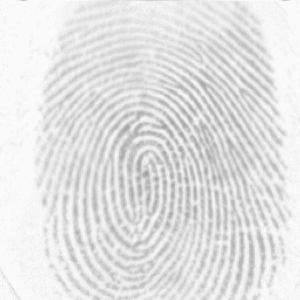
#> input picture images/set1_2.tif, 300 x 300 px, found by its file name
$ python fingerprint_analysis.py
#> lines starting #> are read from the running program, lines starting #| are printed output that depends on the picture; after the words box and inside, x2 and y2 are one past the last pixel; in counts of white or black regions, pixels touching at a corner belong together
#!/usr/bin/env python3
# -*- coding: utf-8 -*-
"""
Created on Tue Nov  1 14:02:22 2022

@author: rhysjordan
"""

import numpy as np
import matplotlib.pyplot as plt
import cv2 as cv
import skimage
import skimage.morphology as morph

from skimage.morphology import skeletonize as skeletonize


def check_channels(img):
    if len(img.shape) > 2:
        img = cv.cvtColor(img, cv.COLOR_BGR2GRAY) # cv version, value range is (0,255) instead of (0,1)

    return img


def greyscale(image):
    """ Converts pixel values of target image to greyscale by means of quadrature.
    """
    r,g,b = image[:,:,0], image[:,:,1], image[:,:,2]
    greyImg = np.sqrt(r.astype(float)**2 + g.astype(float)**2 + b.astype(float)**2)
    greyImg = greyImg/np.max(greyImg)

    return greyImg


def normalisation(image):
    """_summary_
    Args:
        image (arr): 2D array containing the greyscale pixel values of target image
    """
    mean = np.sum(image) / np.size(image)
    variance = np.sum((image - mean)**2) / np.size(image)

    desired_mean = 150
    desired_variance = 50

    normalised_image = np.where(image > mean, (desired_mean + np.sqrt(desired_variance*(image-mean)**2 / variance)), \
                                (desired_mean - np.sqrt(desired_variance*(image-mean)**2 / variance)))

    return normalised_image


def block_stack(arr, block_height, block_width):
    """
    Strips image array into blocks, storing the blocks in a stack.
    Returns an array of blocks shaped (n, block_height, block_width).
    """
    arr_height, _ = arr.shape
    return (arr.reshape(arr_height//block_height, block_height, -1, block_width)
               .swapaxes(1,2)
               .reshape(-1, block_height, block_width))


def unblockify(arr, image_height, image_width):
    """
    Reshapes a block stack (from block_stack()) of shape
    (n, block_height, block_width) into a 2D array of
    shape (image_height, image_width)
    """
    _, nrows, ncols = arr.shape
    return (arr.reshape(image_height//nrows, -1, nrows, ncols)
               .swapaxes(1,2)
               .reshape(image_height, image_width))


def segmentation(image, width=24):

    block_array = block_stack(image, width, width)

    mean_array = []
    variance_array = []
    for block in block_array:
        block_mean = np.mean(block)
        block_var = np.sum((block - block_mean)**2) / np.size(block)

        mean_array.append(block_mean)
        variance_array.append(block_var)


    global_block_mean = np.mean(mean_array)
    global_block_var = np.mean(variance_array)

    background_blocks1 = []
    background_blocks2 = []
    for index, block in enumerate(block_array):
        if (mean_array[index] < global_block_mean):
            background_blocks1.append(block)
    relative_mean = np.mean(background_blocks1)

    for index, block in enumerate(block_array):
        if (variance_array[index] < global_block_var):
            background_blocks2.append(block)
    relative_var = np.mean(background_blocks2)


    for index, block in enumerate(block_array):
        if (mean_array[index] > relative_mean) and (variance_array[index] < relative_var):
            block_array[index] = block_array[index] * 0

    segemented_image = unblockify(block_array, image.shape[0], image.shape[1])

    return segemented_image


def orient(image, width=6):

    # Computing gradient
    grad_x_sq_array = np.zeros((image.shape[0], image.shape[1]))
    grad_y_sq_array = np.zeros((image.shape[0], image.shape[1]))

    for row in range(1, image.shape[0]-1):
        for col in range(1, image.shape[1]-1):
            grad_x = (image[row+1, col] - image[row-1, col]) / 2
            grad_y = (image[row, col+1] - image[row, col-1]) / 2
            # edgeless_image[row, col] = np.array([grad_x, grad_y])
            grad_x_sq_array[row, col] = grad_x**2 - grad_y**2
            grad_y_sq_array[row, col] = 2*grad_x*grad_y


    block_grad_mean = np.zeros((image.shape[0]/width, image.shape[1]/width))
    for row in range(0, grad_x_sq_array.shape[0], width):
        for col in range(0, grad_x_sq_array.shape[1], width):
            pass


    print('f')


def binarize(image, thresh=127, adaptive=False):
    """Basic image thresholding (binarization) using cv2.threshold
    """
    _, thresholded_img = cv.threshold(src=image.astype(np.uint8), thresh=thresh, maxval=255, type=cv.THRESH_BINARY)

    if adaptive:
        image = image.astype(np.uint8)
        thresholded_img = cv.adaptiveThreshold(src=image, maxValue=255, \
            adaptiveMethod=cv.ADAPTIVE_THRESH_GAUSSIAN_C, thresholdType=cv.THRESH_BINARY, \
            blockSize=9, C=1)

    return thresholded_img


def opening(img, size=3):
    img = np.invert(img)
    centre = int(np.ceil(size/2) - 1)
    element = cv.getStructuringElement(cv.MORPH_CROSS, (size, size),
                                    (centre, centre))

    eroded_image = cv.erode(img, element)
    dilated_img = cv.dilate(eroded_image, element)
    final = np.invert(dilated_img)

    return final


def closing(img, size=3):
    img = np.invert(img)
    centre = int(np.ceil(size/2) - 1)
    element = cv.getStructuringElement(cv.MORPH_CROSS, (size, size),
                                    (centre, centre))

    dilated_img = cv.dilate(img, element)
    eroded_image = cv.erode(dilated_img, element)
    final = np.invert(eroded_image)

    return final


def smoothing(img):
    """_summary_
    Args:
        img (_type_): _description_
    Returns:
        _type_: _description_
    """
    final = closing(opening(img)).astype(bool)

    return final

def skeletonise(img):
    img_inv = np.invert(img)
    img_skeleton = skimage.morphology.skeletonize(img_inv)
    img_skeleton = np.invert(img_skeleton)

    return img_skeleton


img1 = plt.imread('set1_2.tif')
#> img1 is the input picture: shape (300, 300); min 159, max 250, mean 227.1
img1_gray = check_channels(img1)

img1_normalised = normalisation(img1_gray)
#> in normalisation, `mean = np.sum(image) / np.size(image)`: mean = 227.1
#> in normalisation, `variance = np.sum((image - mean)**2) / np.size(image)`: variance = 335.8
#> in normalisation, `normalised_image = np.where(image > mean, (desired_mean + np.sqrt(desi..`:
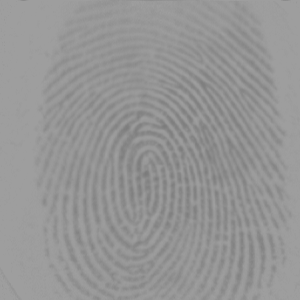
#> normalised_image: shape (300, 300) float64; min 123.7, max 158.8, mean 150

img1_segmented = segmentation(img1_normalised, width=12)
#> the loop in segmentation, `for block in block_array:` made 625 passes
#> (block_mean, block_var) on passes 1 to 3: (158.4, 0.825), (158.2, 7.97), (158.5, 4.92)
#> after the loop in segmentation, `for block in block_array:`: mean_array = 625 values, max 158.8 at index 126, min 138.8 at index 317, mean 150; variance_array = 625 values, max 80.82 at index 240, min 0.0816 at index 126, mean 23.39
#> in segmentation, `global_block_mean = np.mean(mean_array)`: global_block_mean = 150
#> in segmentation, `global_block_var = np.mean(variance_array)`: global_block_var = 23.39
#> after the loop in segmentation, `for index, block in enumerate(block_array):`: background_blocks1 = 362 items
#> in segmentation, `relative_mean = np.mean(background_blocks1)`: relative_mean = 146.3
#> after the loop in segmentation, `for index, block in enumerate(block_array):`: background_blocks2 = 344 items
#> in segmentation, `relative_var = np.mean(background_blocks2)`: relative_var = 153.2
#> in unblockify, `return (arr.reshape(image_height//nrows, -1, nrows, ncols) .swapaxes(1..`:
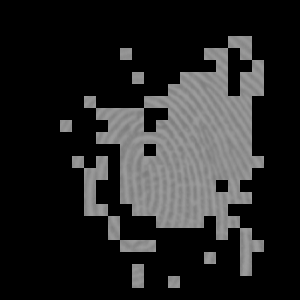
#> returned value: shape (300, 300) float64; min 0, max 158.8, mean 36.4

img1_binary = binarize(img1_normalised, thresh=151)
#> in binarize, `_, thresholded_img = cv.threshold(src=image.astype(np.uint8), thresh=t..`:
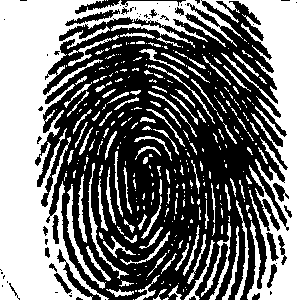
#> thresholded_img: shape (300, 300); 45.7% white; 303 white regions (196 under 20 px), largest, box (x1, y1, x2, y2) and area: (0, 0, 300, 300) 30824, (66, 184, 106, 289) 522, (201, 223, 231, 300) 460
img1_adaptive = binarize(img1_normalised, adaptive=True)
#> call 2 of binarize, with thresh = 127, adaptive = True
#> in binarize (call 2), `_, thresholded_img = cv.threshold(src=image.astype(np.uint8), thresh=t..`:
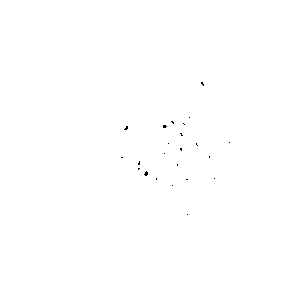
#> thresholded_img: shape (300, 300); 99.9% white; black in thin lines or dots, all inside (x1, y1, x2, y2) = (121, 82, 230, 215)
#> in binarize (call 2), `thresholded_img = cv.adaptiveThreshold(src=image, maxValue=255, \ adap..`: thresholded_img: shape (300, 300); 63.8% white; 1104 black regions (940 under 20 px), largest, box (x1, y1, x2, y2) and area: (37, 59, 266, 289) 1705, (118, 117, 180, 226) 1606, (83, 101, 205, 282) 1374

img1_smoothed = smoothing(img1_adaptive)
#> in opening, `eroded_image = cv.erode(img, element)`: eroded_image: shape (300, 300); 13.2% white in thin lines or dots
#> in opening, `dilated_img = cv.dilate(eroded_image, element)`: dilated_img: shape (300, 300); 29% white; 374 white regions (144 under 20 px), largest, box (x1, y1, x2, y2) and area: (154, 54, 273, 180) 954, (73, 94, 136, 247) 665, (197, 44, 286, 147) 628
#> in closing, `dilated_img = cv.dilate(img, element)`: dilated_img: shape (300, 300); 46.7% white; 146 white regions (56 under 20 px), largest, box (x1, y1, x2, y2) and area: (48, 85, 246, 300) 17866, (51, 59, 278, 300) 5078, (149, 21, 289, 172) 3502
#> in closing, `eroded_image = cv.erode(dilated_img, element)`:
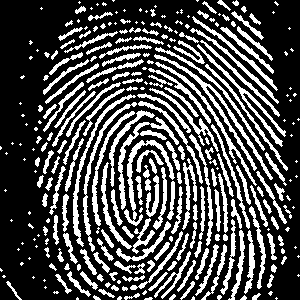
#> eroded_image: shape (300, 300); 29.7% white; 291 white regions (108 under 20 px), largest, box (x1, y1, x2, y2) and area: (154, 54, 273, 180) 959, (124, 140, 175, 226) 682, (73, 94, 136, 247) 669
img1_smoothed_cleaned = morph.remove_small_holes(img1_smoothed,
                                                 area_threshold=15,
                                                 connectivity=5)
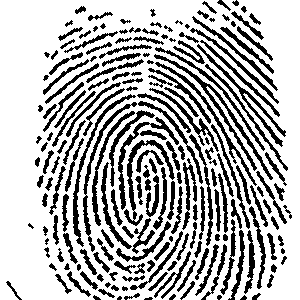
#> img1_smoothed_cleaned: shape (300, 300) bool; 71.1% white; 197 black regions (14 under 20 px), largest, box (x1, y1, x2, y2) and area: (154, 54, 273, 180) 959, (124, 140, 175, 226) 682, (73, 94, 136, 247) 669

img1_skeletonised = skeletonise(img1_smoothed_cleaned) # Uses Zhang method
#> in skeletonise, `img_skeleton = skimage.morphology.skeletonize(img_inv)`:
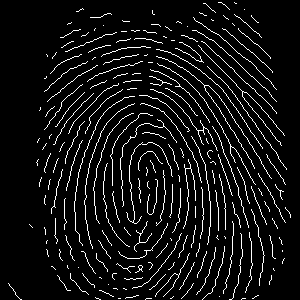
#> img_skeleton: shape (300, 300) bool; 7% white in thin lines or dots
#> in skeletonise, `img_skeleton = np.invert(img_skeleton)`: img_skeleton: shape (300, 300) bool; 93% white; black in thin lines or dots

# Plotting operations
fig = plt.figure(figsize=(7,7))
ax = fig.add_subplot(331)
ax_gray = fig.add_subplot(332)
ax_norm = fig.add_subplot(333)
ax_segment = fig.add_subplot(334)
ax_glob_thresh = fig.add_subplot(335)
ax_adaptive_thresh = fig.add_subplot(336)
ax_smoothed = fig.add_subplot(337)
ax_skeleton = fig.add_subplot(338)
ax.axis('off')
ax.set_title('Original')

ax_gray.axis('off')
ax_gray.set_title('Greyscale')

ax_norm.axis('off')
ax_norm.set_title('Normalised')

ax_segment.axis('off')
ax_segment.set_title('Segemented')

ax_glob_thresh.axis('off')
ax_glob_thresh.set_title('Global Thresholding', fontsize=10)

ax_adaptive_thresh.axis('off')
ax_adaptive_thresh.set_title('Adaptive Thresholding \n (Gaussian Method)', fontsize=10)

ax_smoothed.axis('off')
ax_smoothed.set_title('Smoothed')

ax_skeleton.axis('off')
ax_skeleton.set_title('Skeletonised')

ax.imshow(img1, cmap='gray')
ax_gray.imshow(img1_gray, cmap='gray')
ax_norm.imshow(img1_normalised, cmap='gray')
ax_segment.imshow(img1_segmented, cmap='gray')
ax_glob_thresh.imshow(img1_binary, cmap='gray')
ax_adaptive_thresh.imshow(img1_adaptive, cmap='gray')
ax_smoothed.imshow(img1_smoothed_cleaned, cmap='gray')
ax_skeleton.imshow(img1_skeletonised, cmap='gray')

plt.tight_layout()
plt.show()

$ run again, with images/set1_1.tif copied over images/set1_2.tif
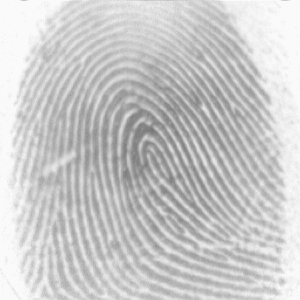
#> input picture images/set1_1.tif, 300 x 300 px, found by its file name
#> img1 is the input picture: shape (300, 300); min 117, max 250, mean 201.8
#> mean = 201.8
#> variance = 845.5
#> the loop in segmentation, `for block in block_array:` made 625 passes
#> (block_mean, block_var) on passes 1 to 3: (161.7, 0.0484), (161.4, 2.55), (161.4, 2.65)
#> after the loop in segmentation, `for block in block_array:`: mean_array = 625 values, max 161.7 at index 49, min 136.1 at index 336, mean 150; variance_array = 625 values, max 50.79 at index 260, min 0.00081 at index 49, mean 12.81
#> global_block_mean = 150
#> global_block_var = 12.81
#> after the loop in segmentation, `for index, block in enumerate(block_array):`: background_blocks1 = 355 items
#> relative_mean = 145.7
#> after the loop in segmentation, `for index, block in enumerate(block_array):`: background_blocks2 = 341 items
#> relative_var = 153.2
#> in binarize, `_, thresholded_img = cv.threshold(src=image.astype(np.uint8), thresh=t..`:
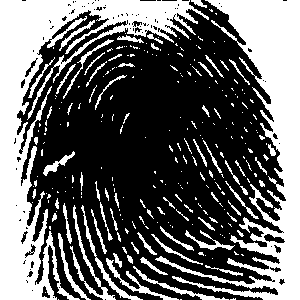
#> thresholded_img: shape (300, 300); 39.3% white; 265 white regions (192 under 20 px), largest, box (x1, y1, x2, y2) and area: (0, 0, 209, 300) 15605, (155, 0, 300, 300) 12833, (70, 205, 116, 300) 547
#> img: shape (300, 300); 39% white; 738 white regions (644 under 20 px), largest, box (x1, y1, x2, y2) and area: (111, 102, 277, 284) 6014, (83, 67, 286, 300) 2856, (73, 48, 255, 300) 2225
#> img1_smoothed_cleaned: shape (300, 300) bool; 68% white; 163 black regions (13 under 20 px), largest, box (x1, y1, x2, y2) and area: (121, 108, 254, 284) 3163, (153, 82, 267, 227) 1445, (139, 140, 230, 245) 1350
#> in skeletonise, `img_skeleton = skimage.morphology.skeletonize(img_inv)`:
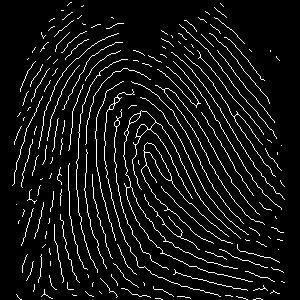
#> img_skeleton: shape (300, 300) bool; 7.2% white in thin lines or dots

$ run again, with images/012_3_1.tif copied over images/set1_2.tif
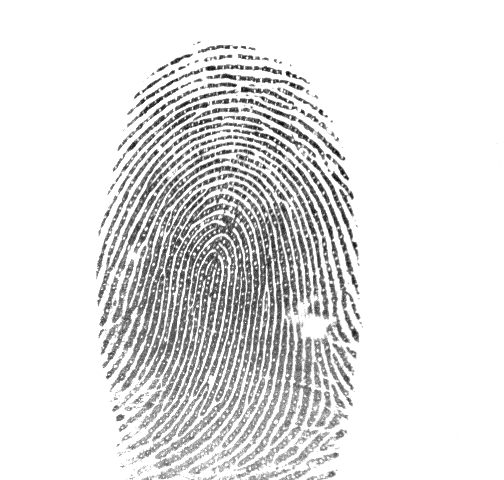
#> input picture images/012_3_1.tif, 504 x 480 px, found by its file name
#> img1 is the input picture: shape (480, 504, 4); mean R, G, B, A 226.3, 226.3, 226.3, 255
#> mean = 226.3
#> variance = 3044.6
#> in normalisation, `normalised_image = np.where(image > mean, (desired_mean + np.sqrt(desi..`:
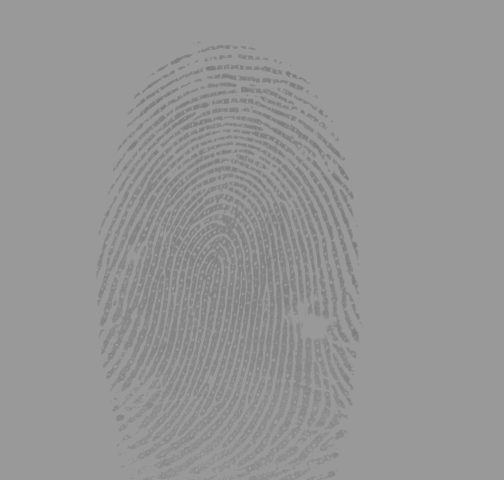
#> normalised_image: shape (480, 504) float64; min 121.1, max 153.7, mean 150
#> after the loop in segmentation, `for block in block_array:`: mean_array = 1680 values, max 153.7 at index 0, min 136.9 at index 1031, mean 150; variance_array = 1680 values, max 132.9 at index 616, min 0 at index 0, mean 26.57
#> global_block_mean = 150
#> global_block_var = 26.57
#> after the loop in segmentation, `for index, block in enumerate(block_array):`: background_blocks1 = 649 items
#> relative_mean = 144.4
#> after the loop in segmentation, `for index, block in enumerate(block_array):`: background_blocks2 = 1029 items
#> relative_var = 153.5
#> img1_smoothed_cleaned: shape (480, 504) bool; 84.6% white; 434 black regions (53 under 20 px), largest, box (x1, y1, x2, y2) and area: (182, 258, 275, 373) 2928, (255, 222, 297, 380) 1772, (161, 193, 234, 303) 1742
#> in skeletonise, `img_skeleton = skimage.morphology.skeletonize(img_inv)`:
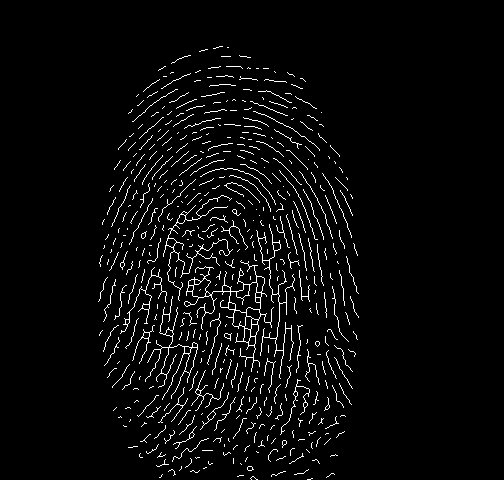
#> img_skeleton: shape (480, 504) bool; 3.7% white in thin lines or dots, all inside (x1, y1, x2, y2) = (98, 46, 359, 480)
